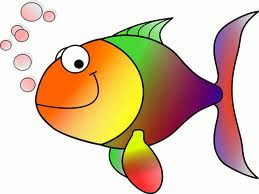
#> input picture HappyFish.jpg, 259 x 194 px
$ jupyter execute 'Happy Fish Open CV Python Pillow.ipynb'   (shell and % lines are left out)
#> lines starting #> are read from the running program, lines starting #| are printed output that depends on the picture
[cell 1]
import cv2
import numpy as np
from PIL import Image
from IPython.display import Image as display

[cell 2]
loc='HappyFish.jpg'
image = Image.open(loc)
#> image is the input picture: PIL image 259x194 RGB; mean R, G, B 219.3, 196.4, 170.8
print(image.size)
#| (259, 194)
image1 = cv2.imread(loc)
cv2.imwrite(loc, image1)
display(filename=loc)

[cell 3]
img = cv2.imread(loc)
grayed = cv2.cvtColor(img, cv2.COLOR_BGR2GRAY)
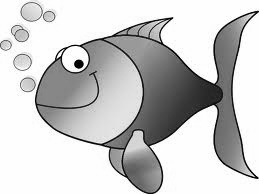
#> grayed: shape (194, 259); min 0, max 255, mean 200.4
print(grayed)
#> (printed output is left out)
cv2.imwrite(loc, grayed)
display(filename=loc)

[cell 4]
inverted = cv2.bitwise_not(grayed)
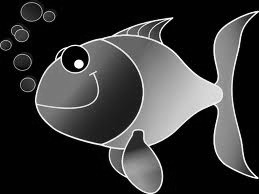
#> inverted: shape (194, 259); min 0, max 255, mean 54.6
cv2.imwrite("inverted.jpg", inverted)
display(filename="inverted.jpg")

[cell 5]
blurred = cv2.GaussianBlur(inverted, (15, 15), sigmaX=0, sigmaY=0)
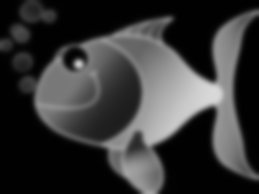
#> blurred: shape (194, 259); min 1, max 217, mean 54.6
cv2.imwrite("blurred.jpg", blurred)
display(filename="blurred.jpg")

[cell 6]
def blend(x, y):
    return cv2.divide(x, 255 - y, scale=257)
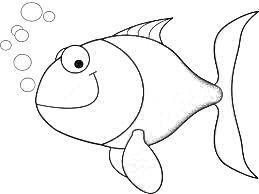
#> returned value: shape (194, 259); min 0, max 255, mean 244.6
final_result = blend(grayed, blurred)
cv2.imwrite("final.jpg", final_result)
display(filename="final.jpg")
